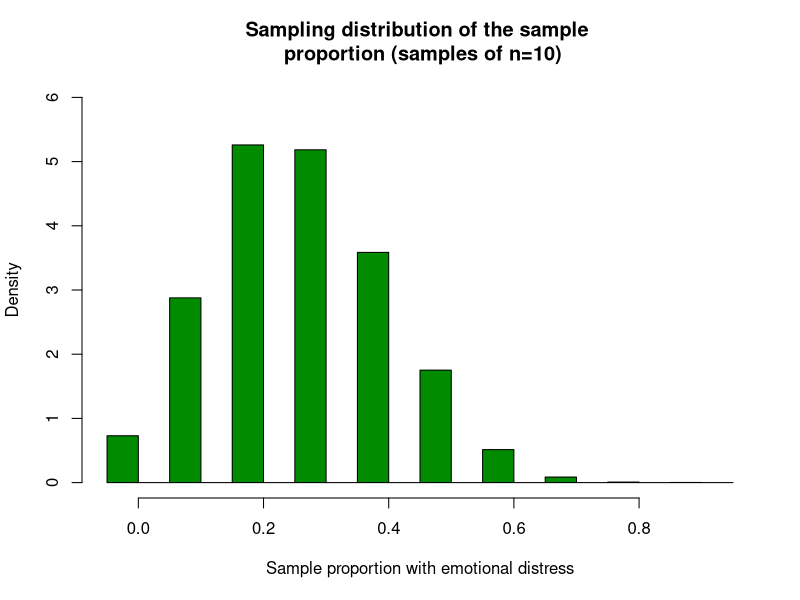

Generate this figure with R:
# Population parameters
pi <- 0.28
n_in_study <- 10

# Simulate data from multiple studies
different_studies <- 10000
set.seed(1042)
study_measurements_ed <- list()
for (i in 1:different_studies) {
  study_measurements_ed[[i]] <- rbinom(n_in_study, 1, pi)
}

# Calculate the proportion in each study
sample.props   <- sapply(study_measurements_ed, mean)

# Draw graphs
options(repr.plot.width=5, repr.plot.height=5)
hist(sample.props[1:10000], 
     freq=FALSE, breaks=seq(-0.05, 0.95, 0.05), col="green4",
     ylim=c(0, 6), xlab="Sample proportion with emotional distress", 
     main="Sampling distribution of the sample \n proportion (samples of n=10)")  # the "\n" makes a newline


### Summarise the approximate sampling distribution

# The mean value of the different sample means
mean(sample.props)

# The whole sampling distribution (i.e. the PDF)
table(sample.props)/different_studies
